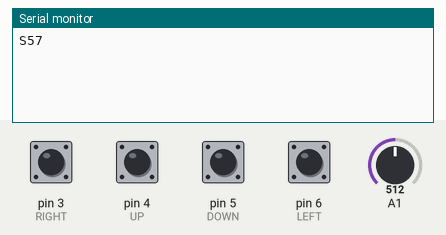
Simulated run of this sketch. Board: Arduino Uno, built with avr-gcc and run on an emulated ATmega328P. Shown: the last lines printed to the serial monitor. The inputs (shaded band) are chosen by the test bench; at power-on: pin 3 (RIGHT), pin 4 (UP), pin 5 (DOWN), pin 6 (LEFT) HIGH, A1 = 512.

Above: at 1.2 s.
1.3 s: pin 3 (RIGHT) pulled LOW for 0.15 s
At 1.9 s:
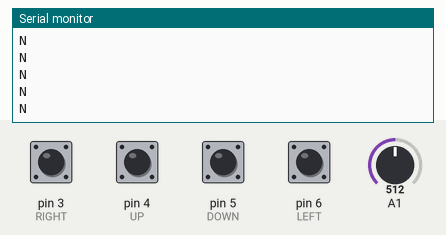
2.9 s: pin 4 (UP) pulled LOW for 0.15 s
4.5 s: pin 5 (DOWN) pulled LOW for 0.15 s
6.1 s: pin 6 (LEFT) pulled LOW for 0.15 s
7.7 s: A1 set to 716
At 8.5 s:
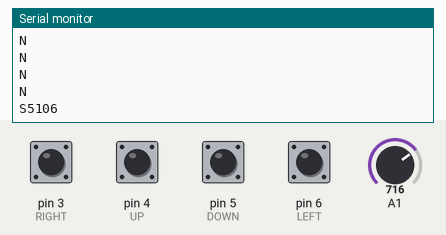
9.2 s: A1 set to 900
At 10.6 s:
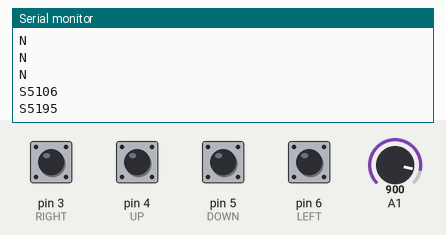

The sketch:

joystick.ino
```cpp
// Select button is triggered when joystick is pressed
#include "math.h"


const byte MOVE_RVS = B10101010;
const byte MOVE_FWD = B01010101;
const byte MOVE_LFT = B01011010;
const byte MOVE_RGT = B10100101;
const byte STRF_LFT = B01101001;
const byte STRF_RGT = B10010110;
const byte NEUTRAL  = B00000000;

const byte SELECT = 2;

const byte RIGHT = 3;
const byte UP = 4;
const byte DOWN = 5;
const byte LEFT = 6;

int joystick_y = 0;
int joystick_x = 0;
int speed_ctrl = 0;
int speed_ctrl_old = 0;
int counter = 0;
int js_x_center = 497;
int js_y_center = 507;
void setup ()
{
  Serial.begin(9600);
  //Serial.print("Hello World");
  pinMode(RIGHT, INPUT_PULLUP);
  pinMode(UP, INPUT_PULLUP);
  pinMode(DOWN, INPUT_PULLUP);
  pinMode(LEFT, INPUT_PULLUP);
  pinMode(SELECT, INPUT_PULLUP);

}

void loop () {
//	joystick_y=analogRead(A1);
	joystick_x=analogRead(A1);

 if( digitalRead(RIGHT)==LOW && counter!=20)
//  if( (joystick_x > js_x_center) && counter != 20)
  {
    counter++;
     Serial.println("R");
     //Serial.print(MOVE_RGT);
  }

  else if(digitalRead(LEFT)==LOW && counter!=20)
  //else if ((joystick_x < js_x_center) && counter != 20)
  {
    counter++;
	Serial.println("L");
	//Serial.println(MOVE_LFT);
  }

 else if(digitalRead(UP)==LOW && counter!=20)
//else if (joystick_y > js_y_center && counter != 20)
  {
    counter++;
    Serial.println("F");
	//Serial.println(MOVE_FWD);
  }

  else if(digitalRead(DOWN)==LOW && counter!=20)
//else if((joystick_y < js_y_center) && counter !=20)
  {
      counter++;
      Serial.println("B");
	  //Serial.println(MOVE_RVS);
  }

  else if(digitalRead(DOWN) && digitalRead(UP) && digitalRead(LEFT) && digitalRead(RIGHT) && counter!=0)
  {
    counter =0;
	while(counter != 5)
	{
		Serial.println("N");
		counter++;
	}
	counter = 0;
	//Serial.println(NEUTRAL);
  }
  //if(digitalRead(SELECT)==LOW)
    //Serial.println("Select");
	//if((joystick_y > js_y_center) || (joystick_x > js_x_center))
      if(joystick_x > js_x_center)
	{
           /* if(joystick_y > js_y_center)
            {
		speed_ctrl = map(joystick_y, js_y_center, 1023, 0, 255);
            }
            */
            //else if(joystick_x > js_x_center)
            //{
              speed_ctrl = map(joystick_x, js_x_center, 1023, 0, 255);
            //}
		if(speed_ctrl != speed_ctrl_old)
		{
			Serial.print("S");
			Serial.print("5");
			Serial.println(speed_ctrl);
		}
		speed_ctrl_old = speed_ctrl;
	}

/*	else if((joystick_y < js_y_center) || (joystick_x < js_x_center))
	{
            if(joystick_y < js_y_center)
            {
		speed_ctrl = map(joystick_y, 0, js_y_center,  255, 0);
            }
            else if(joystick_x < js_x_center)
            {
              speed_ctrl = map(joystick_x, js_x_center, 0, 255, 0);
            }
	  if(speed_ctrl != speed_ctrl_old)
		{
			Serial.print("S");
			Serial.print("5");
			Serial.println(speed_ctrl);
		}
		speed_ctrl_old = speed_ctrl;
	}
  */
  delay(20);
}
```

Measured:
- after the input at 1.3 s, the serial monitor: prints a new line at once (image 1)
- after the input at 7.7 s, the serial monitor: prints a new line at once (image 2)
- after the input at 9.2 s, the serial monitor: prints a new line at once (image 3)
